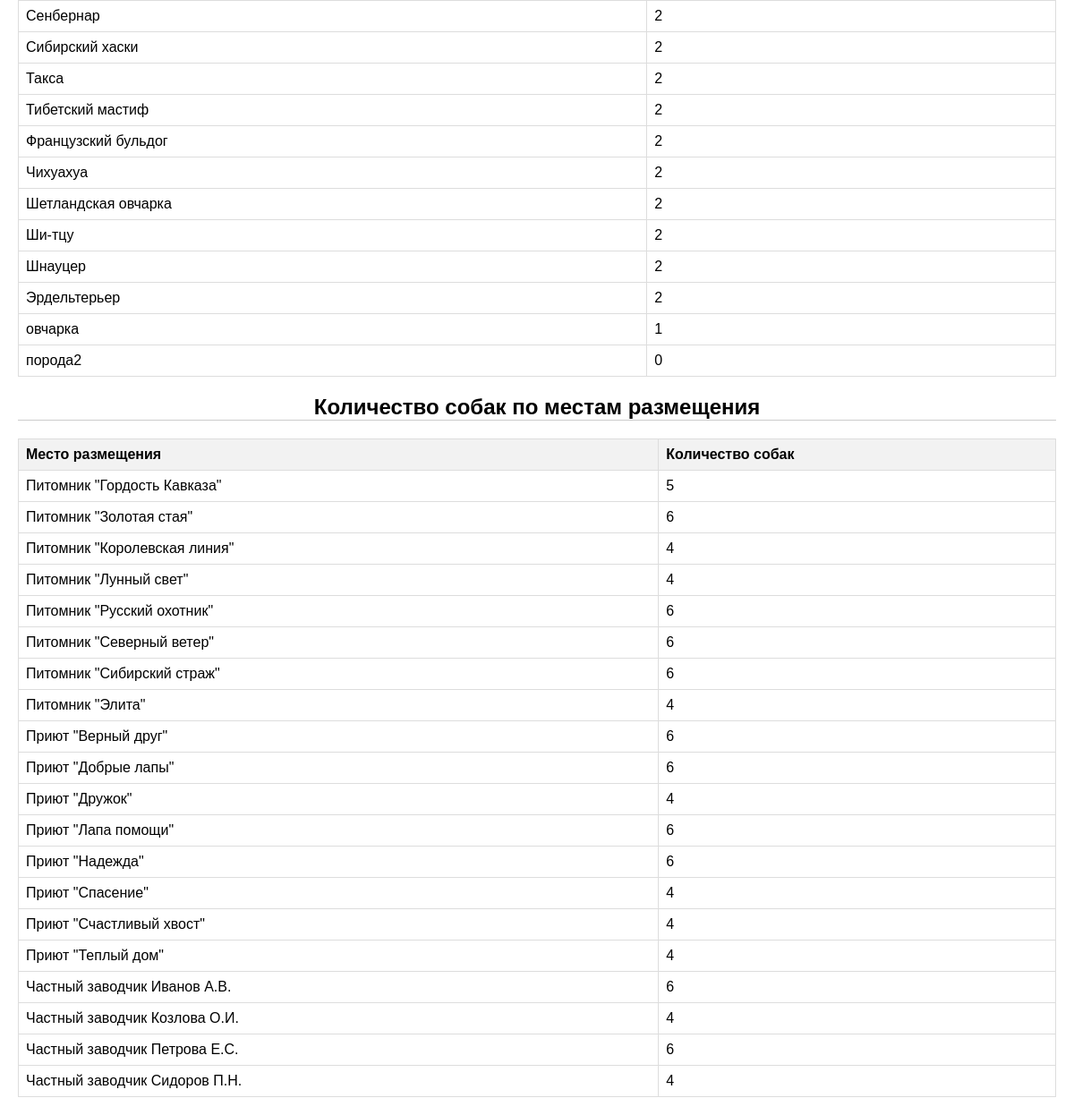
/stats (lower part), run on an earlier commit of the app's database.
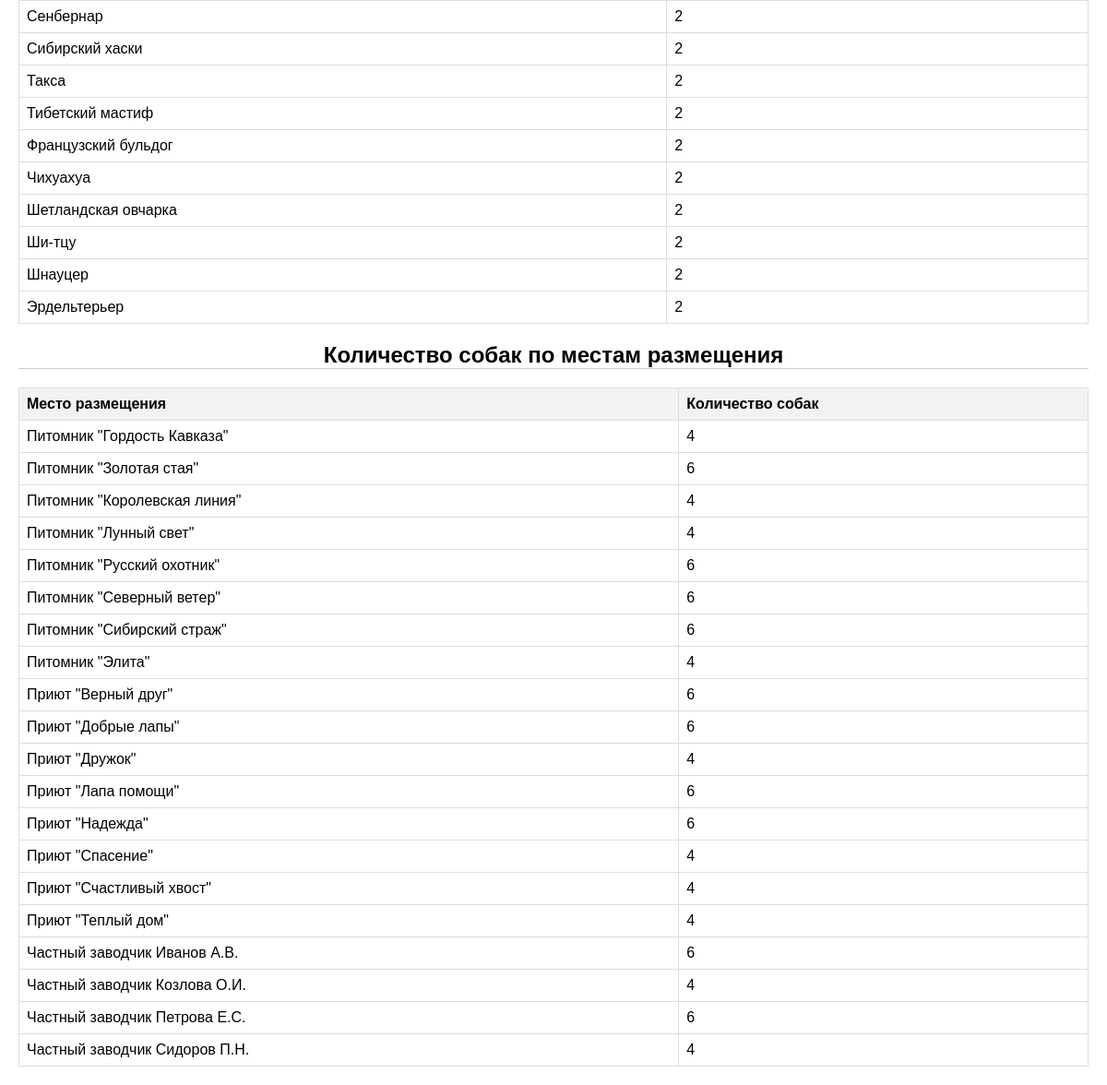
And on a later commit of the database.
### tables this page shows
CREATE TABLE breeds (
    id INTEGER PRIMARY KEY AUTOINCREMENT,
    breed_name VARCHAR(100) NOT NULL,
    breed_group VARCHAR(50),
    origin_country VARCHAR(50),
    average_lifes INTEGER,
    typical_use VARCHAR(100),
    common_health_issues VARCHAR(200),
    recommended_vaccinations VARCHAR(200),
    veterinary_care VARCHAR(50),
    average_weight_male FLOAT,
    average_weight_female FLOAT,
    trainability_level VARCHAR(50),
    recommended_training_age INTEGER,
    common_behavioral_issues VARCHAR(200),
    preferred_training_methods VARCHAR(200),
    typical_learning_period INTEGER
);

CREATE TABLE locations (
    id INTEGER PRIMARY KEY AUTOINCREMENT,
    location_name VARCHAR(100) NOT NULL,
    location_type VARCHAR(50),
    address VARCHAR(200),
    contact_info VARCHAR(100),
    price FLOAT,
    availability INTEGER,
    website VARCHAR(200)
);

### flask_app.py (the view)
@app.route('/stats')
def stats():
    with get_db_connection() as conn:
        by_breed = conn.execute("""
            SELECT b.breed_name, COALESCE(COUNT(d.id), 0) AS dog_count
            FROM breeds b
            LEFT JOIN dogs d ON d.breeds_id = b.id
            GROUP BY b.breed_name
            ORDER BY b.breed_name
        """).fetchall()
        by_location = conn.execute("""
            SELECT l.location_name, COALESCE(COUNT(d.id), 0) AS dog_count
            FROM locations l
            LEFT JOIN dogs d ON d.location_id = l.id
            GROUP BY l.location_name
            ORDER BY l.location_name
        """).fetchall()
    return render_template('stats.html', by_breed=by_breed, by_location=by_location)

### flask_app.py (called while the page is built)
def get_db_connection():
    conn = sqlite3.connect(DB_PATH, timeout=10)
    conn.row_factory = sqlite3.Row
    return conn

### templates/stats.html (shortened to what this page needs)
<!DOCTYPE html>
<html lang="ru">
<head>
    <link rel="stylesheet" href="{{ url_for('static', filename='style.css') }}">
</head>
<body>
    <table>
        {% for item in by_breed %}
        <tr><td>{{ item['breed_name'] }}</td><td>{{ item['dog_count'] }}</td></tr>
        {% endfor %}
    </table>
    <h2>Количество собак по местам размещения</h2>
    <table>
        <tr><th>Место размещения</th><th>Количество собак</th></tr>
        {% for item in by_location %}
        <tr><td>{{ item['location_name'] }}</td><td>{{ item['dog_count'] }}</td></tr>
        {% endfor %}
    </table>
</body>
</html>

What changed in the data, as far as the page shows it:
removed breeds: breed_name "овчарка", dog_count "1"
removed breeds: breed_name "порода2", dog_count "0"
computed for locations "Питомник \"Гордость Кавказа\"": dog_count "5" → "4"
